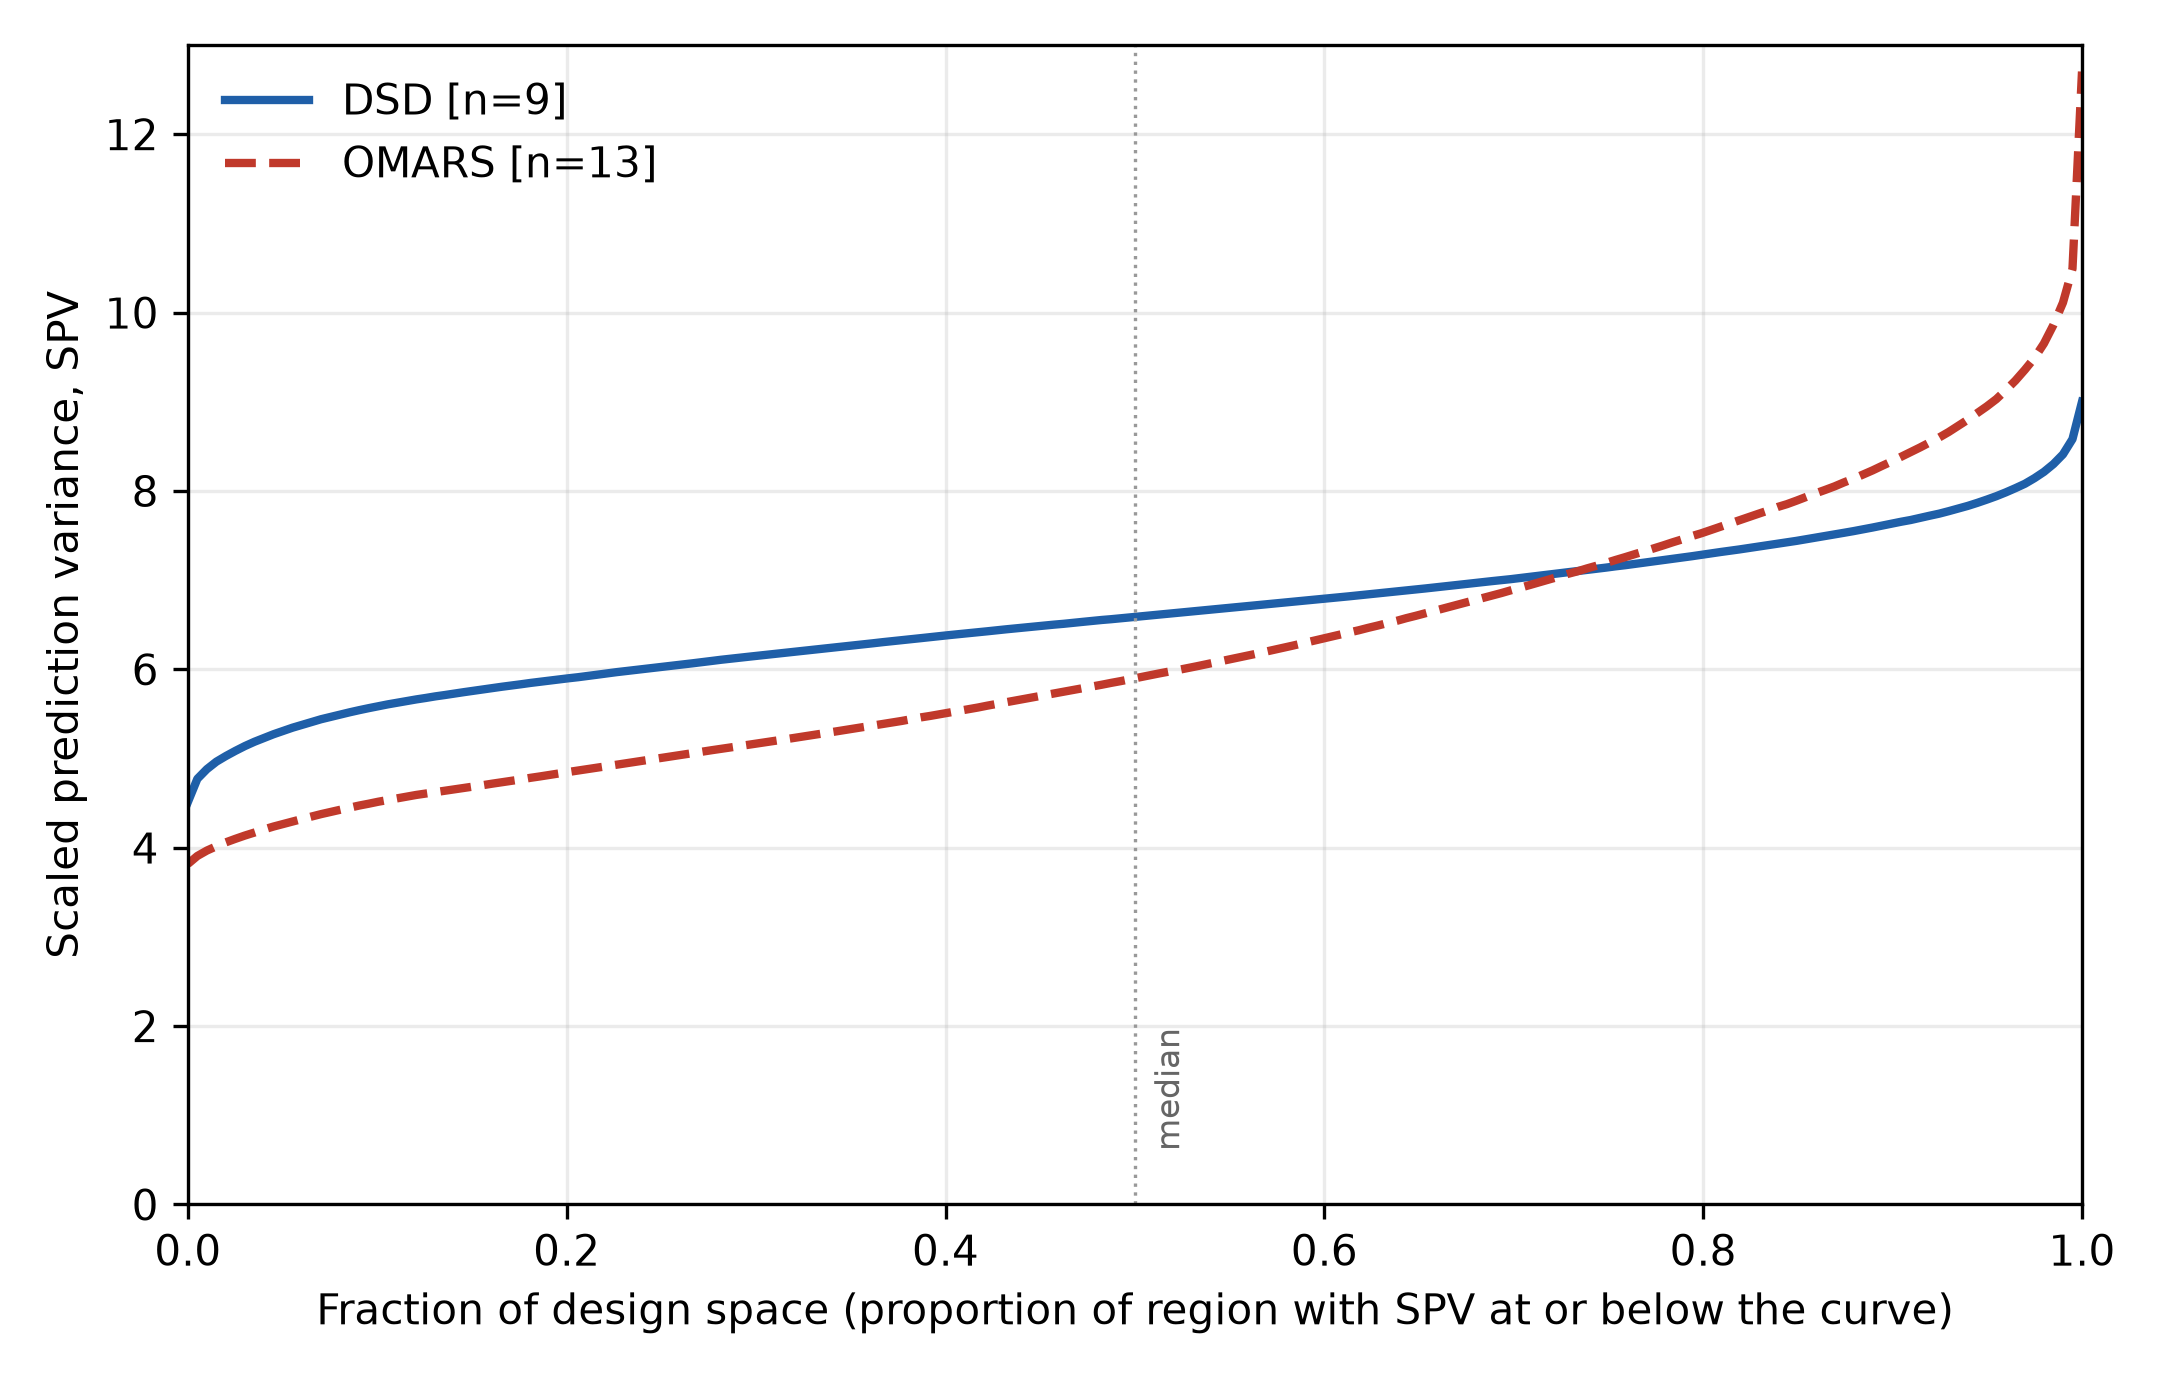

Write Python code to recreate this figure.
"""Generate the FDS (fraction-of-design-space) figure for the design-quality subchapter.

Compares a 4-factor definitive screening design (9 runs) against a 13-run OMARS
design on the main-effects-plus-quadratic model. The prediction variance is integrated
over the cube [-1, 1]^4 by process_improve's ``evaluate_design`` (v1.44.0+): its
``include_vertices=True`` adds the 2^4 cube vertices (the extreme corner points, where
the worst-case prediction variance can sit and which random interior sampling misses)
to the uniform sample, and ``fds_resolution=200`` returns the dense curve plotted here.

The thirteen-run OMARS design is built directly by the library: ``generate_omars(...,
n_runs=13, model="main_quadratic", selection_criterion="a_optimal")`` returns the
precision-optimal member of the foldover family (the definitive screening design is the
minimal member). ``is_omars`` (also from the library) confirms it is a genuine OMARS
design.

Reproducible; run from this directory: it writes ``fds-plot-dsd-vs-omars.png``
alongside the script.
"""
import numpy as np
import pandas as pd
import matplotlib.pyplot as plt
from process_improve.experiments import Factor, evaluate_design, generate_design, generate_omars, is_omars

N_EVAL = 80_000  # uniform points for the prediction-variance integration
EVAL_SEED = 1
NAMES = list("ABCD")
MODEL = " + ".join(NAMES + [f"I({c}**2)" for c in NAMES])  # 9 terms: 1 + 4 linear + 4 quadratic


def scaled_fds_curve(design):
    """Scaled prediction-variance FDS curve (fraction, SPV) from ``evaluate_design``.

    ``include_vertices=True`` adds the 2^4 cube vertices to the interior sample, so the
    worst case at a corner anchors the right-hand tail. Here it lifts the DSD's worst
    case from 8.98 to 9.00; the OMARS worst case is interior, so it is unchanged.
    """
    df = pd.DataFrame(np.asarray(design, float), columns=NAMES)
    curve = evaluate_design(df, model=MODEL, metric="fds", n_samples=N_EVAL,
                            random_seed=EVAL_SEED, include_vertices=True,
                            fds_resolution=200)["fds"]["curve"]
    return curve["fraction"], curve["scaled_prediction_variance"]


# 4-factor DSD (9 runs) built with process_improve: a conference-matrix foldover plus a
# centre run, the minimal OMARS member.
_dsd = generate_design([Factor(name=c, low=-1, high=1) for c in "ABCD"], design_type="dsd")
DSD = np.asarray(_dsd.design[NAMES], float)
# 13-run OMARS design: the precision-optimal (A-optimal) member of the foldover family on
# the main-effects-plus-quadratic model, with two estimable two-factor interactions. It is
# built directly by the library's generate_omars on the same four factors.
_om13 = generate_omars([Factor(name=c, low=-1, high=1) for c in "ABCD"], n_runs=13,
                       model="main_quadratic", selection_criterion="a_optimal")
OM13 = np.asarray(_om13.design[NAMES], float)
assert is_omars(OM13), "generate_omars must return a genuine OMARS design"

fig, ax = plt.subplots(figsize=(7.2, 4.6))
styles = {"DSD [n=9]": dict(color="#1f5fa8", lw=2.0),
          "OMARS [n=13]": dict(color="#c0392b", lw=2.0, ls="--")}
for name, D in [("DSD [n=9]", DSD), ("OMARS [n=13]", OM13)]:
    fraction, spv = scaled_fds_curve(D)
    ax.plot(fraction, spv, label=name, **styles[name])

ax.set_xlabel("Fraction of design space (proportion of region with SPV at or below the curve)")
ax.set_ylabel("Scaled prediction variance, SPV")
ax.set_xlim(0, 1)
ax.set_ylim(0, 13)
ax.axvline(0.5, color="0.6", lw=0.8, ls=":")
ax.text(0.51, 0.6, "median", color="0.4", fontsize=8, rotation=90, va="bottom")
ax.legend(frameon=False, loc="upper left")
ax.grid(alpha=0.25)
fig.tight_layout()
fig.savefig("fds-plot-dsd-vs-omars.png", dpi=300, facecolor="w", edgecolor="w",
            orientation="portrait", format=None, transparent=True)
print("saved figure")
